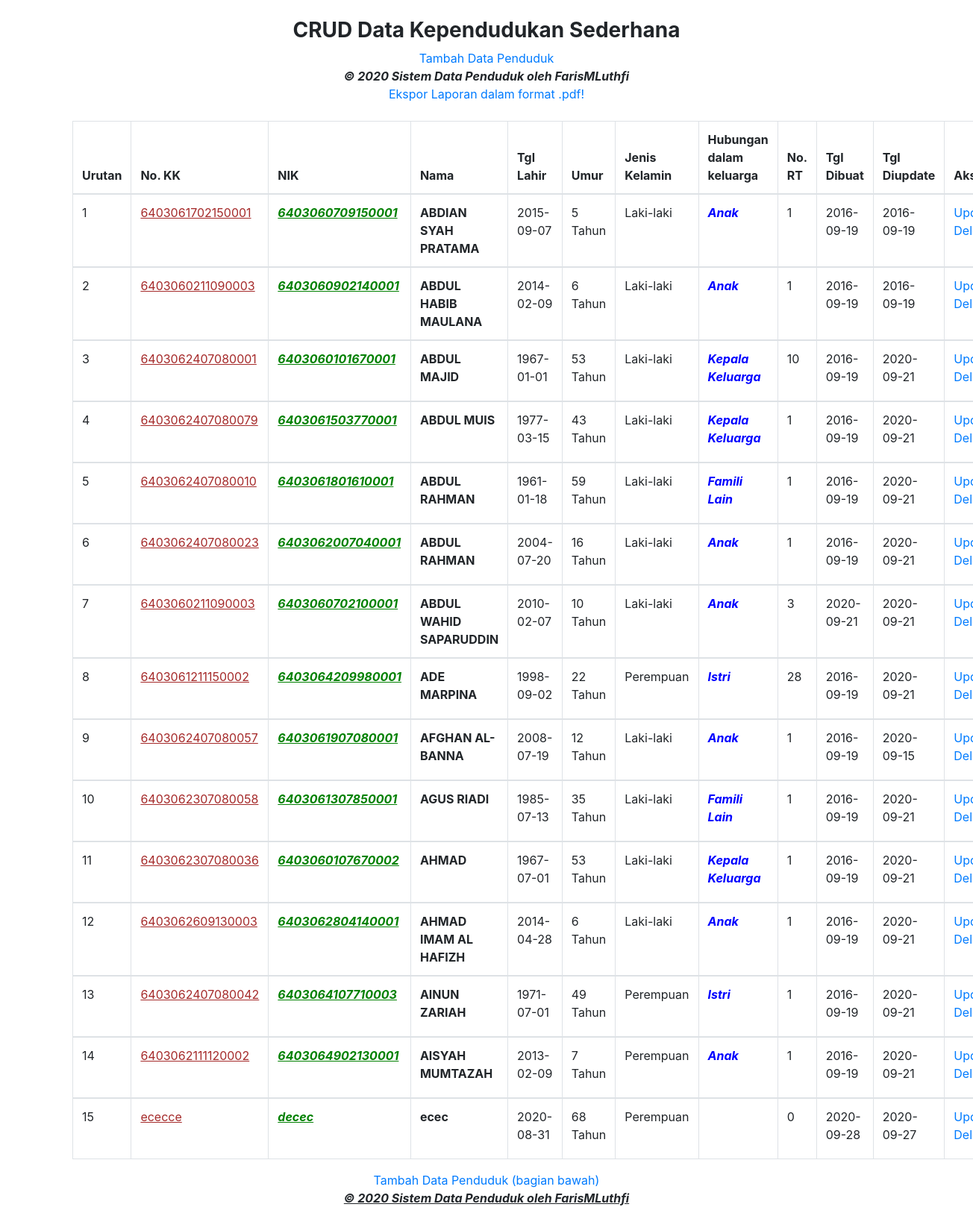
The page / on the database its author committed.
### tables this page shows
CREATE TABLE `data_penduduk` (
  `id_penduduk` int(11) NOT NULL,
  `no_kk` varchar(16) NOT NULL,
  `nik` varchar(16) NOT NULL,
  `nama_lengkap` varchar(50) NOT NULL,
  `tanggal_lahir` date NOT NULL,
  `umur` int(5) NOT NULL,
  `jenis_kelamin` enum('Laki-laki','Perempuan') NOT NULL,
  `id_stat_hbkel` varchar(18) NOT NULL,
  `no_rt` int(5) NOT NULL,
  `tanggal_create` date NOT NULL,
  `tanggal_update` date NOT NULL
);

### index.php (the view, shortened to what this page needs)
<!DOCTYPE html>
<html>
<head>
    <link rel="stylesheet" href="bootstrap/css/bootstrap.min.css">
</head>
<body>
<div class="container">
    <br>
    <h3><center><b>CRUD Data Kependudukan Sederhana</b></center></h3>
    <center><a href="create.php">Tambah Data Penduduk</a></center>
    <center>
            <div class="row">
                <div class="col-md-12">
                    <b><i><marquee>&copy; 2020 Sistem Data Penduduk oleh FarisMLuthfi</marquee></i></b>
                </div>
            </div>
    </center>
    <center><a href="cetak.php"> Ekspor Laporan dalam format .pdf!</a></center>
    <table class="table table-bordered table-hover">
        <br>
        <thead>
        <tr>
            <th>Urutan</th>
            <th>No. KK</th>
            <th>NIK</th>
            <th>Nama</th>
            <th>Tgl Lahir</th>
            <th>Umur</th>
            <th>Jenis Kelamin</th>
            <th>Hubungan dalam keluarga</th>
            <th>No. RT</th>
            <th>Tgl Dibuat</th>
            <th>Tgl Diupdate</th>
            <th colspan='2'>Aksi</th>
        </tr>
        </thead>
        <?php
        include "koneksi.php";
        $sql="select * from data_penduduk order by id_penduduk desc";
        $hasil=mysqli_query($kon,$sql);
        $no=0;
        while ($data = mysqli_fetch_array($hasil)) {
            $no++;
            ?>
            <tbody>
            <tr>
                <td><?php echo $no;?></td>
                <td><span style="color:brown;text-decoration:underline;"><?php echo $data["no_kk"]; ?></span></td>
                <td><span style="color:green;font-style:italic;font-weight:bold;text-decoration:underline;"><?php echo $data["nik"];   ?></span></td>
                <td><span style="font-weight:bolder;"><?php echo $data["nama_lengkap"];   ?></span></td>
                <td><?php echo $data["tanggal_lahir"];   ?></td>
                <td><?php echo $data["umur"];  ?><label>Tahun</label></td>
                <td><?php echo $data["jenis_kelamin"]; ?></td>
                <td><span style="color:blue;font-style:italic;font-weight:bold;"><?php echo $data["id_stat_hbkel"];   ?></span></td>
                <td><?php echo $data["no_rt"];   ?></td>
                <td><?php echo $data["tanggal_create"];   ?></td>
                <td><?php echo $data["tanggal_update"];   ?></td>
                <td>
                    <a href="update.php?id_penduduk=<?php echo htmlspecialchars($data['id_penduduk']); ?>">Update</a>
                    <a onclick="return confirm('Sudah yakin akan menghapus data penduduk?');" href="<?php echo htmlspecialchars($_SERVER["PHP_SELF"]);?>?id_penduduk=<?php echo $data['id_penduduk']; ?>" >Delete</a>
                </td>
            </tr>
            </tbody>
            <?php
        }
        ?>
    </table>
    <center><a href="create.php">Tambah Data Penduduk (bagian bawah)</a></center>
</div>
<footer>
    <center>
            <div class="row">
                <div class="col-md-12">
                    <b><i><u>&copy; 2020 Sistem Data Penduduk oleh FarisMLuthfi</u></i></b>
                </div>
            </div>
    </center>
    </footer>
</body>
</html>

### rows shown on the page
data_penduduk: no_kk "6403061702150001", nik "6403060709150001", nama_lengkap "ABDIAN SYAH PRATAMA", tanggal_lahir "2015-09-07", umur "5", jenis_kelamin "Laki-laki", id_stat_hbkel "Anak", no_rt "1", tanggal_create "2016-09-19", tanggal_update "2016-09-19"
data_penduduk: no_kk "6403060211090003", nik "6403060902140001", nama_lengkap "ABDUL HABIB MAULANA", tanggal_lahir "2014-02-09", umur "6", jenis_kelamin "Laki-laki", id_stat_hbkel "Anak", no_rt "1", tanggal_create "2016-09-19", tanggal_update "2016-09-19"
data_penduduk: no_kk "6403062407080001", nik "6403060101670001", nama_lengkap "ABDUL MAJID", tanggal_lahir "1967-01-01", umur "53", jenis_kelamin "Laki-laki", id_stat_hbkel "Kepala Keluarga", no_rt "10", tanggal_create "2016-09-19", tanggal_update "2020-09-21"
data_penduduk: no_kk "6403062407080079", nik "6403061503770001", nama_lengkap "ABDUL MUIS", tanggal_lahir "1977-03-15", umur "43", jenis_kelamin "Laki-laki", id_stat_hbkel "Kepala Keluarga", no_rt "1", tanggal_create "2016-09-19", tanggal_update "2020-09-21"
data_penduduk: no_kk "6403062407080010", nik "6403061801610001", nama_lengkap "ABDUL RAHMAN", tanggal_lahir "1961-01-18", umur "59", jenis_kelamin "Laki-laki", id_stat_hbkel "Famili Lain", no_rt "1", tanggal_create "2016-09-19", tanggal_update "2020-09-21"
data_penduduk: no_kk "6403062407080023", nik "6403062007040001", nama_lengkap "ABDUL RAHMAN", tanggal_lahir "2004-07-20", umur "16", jenis_kelamin "Laki-laki", id_stat_hbkel "Anak", no_rt "1", tanggal_create "2016-09-19", tanggal_update "2020-09-21"
data_penduduk: no_kk "6403060211090003", nik "6403060702100001", nama_lengkap "ABDUL WAHID SAPARUDDIN", tanggal_lahir "2010-02-07", umur "10", jenis_kelamin "Laki-laki", id_stat_hbkel "Anak", no_rt "3", tanggal_create "2020-09-21", tanggal_update "2020-09-21"
data_penduduk: no_kk "6403061211150002", nik "6403064209980001", nama_lengkap "ADE MARPINA", tanggal_lahir "1998-09-02", umur "22", jenis_kelamin "Perempuan", id_stat_hbkel "Istri", no_rt "28", tanggal_create "2016-09-19", tanggal_update "2020-09-21"
data_penduduk: no_kk "6403062407080057", nik "6403061907080001", nama_lengkap "AFGHAN AL-BANNA", tanggal_lahir "2008-07-19", umur "12", jenis_kelamin "Laki-laki", id_stat_hbkel "Anak", no_rt "1", tanggal_create "2016-09-19", tanggal_update "2020-09-15"
data_penduduk: no_kk "6403062307080058", nik "6403061307850001", nama_lengkap "AGUS RIADI", tanggal_lahir "1985-07-13", umur "35", jenis_kelamin "Laki-laki", id_stat_hbkel "Famili Lain", no_rt "1", tanggal_create "2016-09-19", tanggal_update "2020-09-21"
data_penduduk: no_kk "6403062307080036", nik "6403060107670002", nama_lengkap "AHMAD", tanggal_lahir "1967-07-01", umur "53", jenis_kelamin "Laki-laki", id_stat_hbkel "Kepala Keluarga", no_rt "1", tanggal_create "2016-09-19", tanggal_update "2020-09-21"
data_penduduk: no_kk "6403062609130003", nik "6403062804140001", nama_lengkap "AHMAD IMAM AL HAFIZH", tanggal_lahir "2014-04-28", umur "6", jenis_kelamin "Laki-laki", id_stat_hbkel "Anak", no_rt "1", tanggal_create "2016-09-19", tanggal_update "2020-09-21"
data_penduduk: no_kk "6403062407080042", nik "6403064107710003", nama_lengkap "AINUN ZARIAH", tanggal_lahir "1971-07-01", umur "49", jenis_kelamin "Perempuan", id_stat_hbkel "Istri", no_rt "1", tanggal_create "2016-09-19", tanggal_update "2020-09-21"
data_penduduk: no_kk "6403062111120002", nik "6403064902130001", nama_lengkap "AISYAH MUMTAZAH", tanggal_lahir "2013-02-09", umur "7", jenis_kelamin "Perempuan", id_stat_hbkel "Anak", no_rt "1", tanggal_create "2016-09-19", tanggal_update "2020-09-21"
data_penduduk: no_kk "ececce", nik "decec", nama_lengkap "ecec", tanggal_lahir "2020-08-31", umur "68", jenis_kelamin "Perempuan", no_rt "0", tanggal_create "2020-09-28", tanggal_update "2020-09-27"
